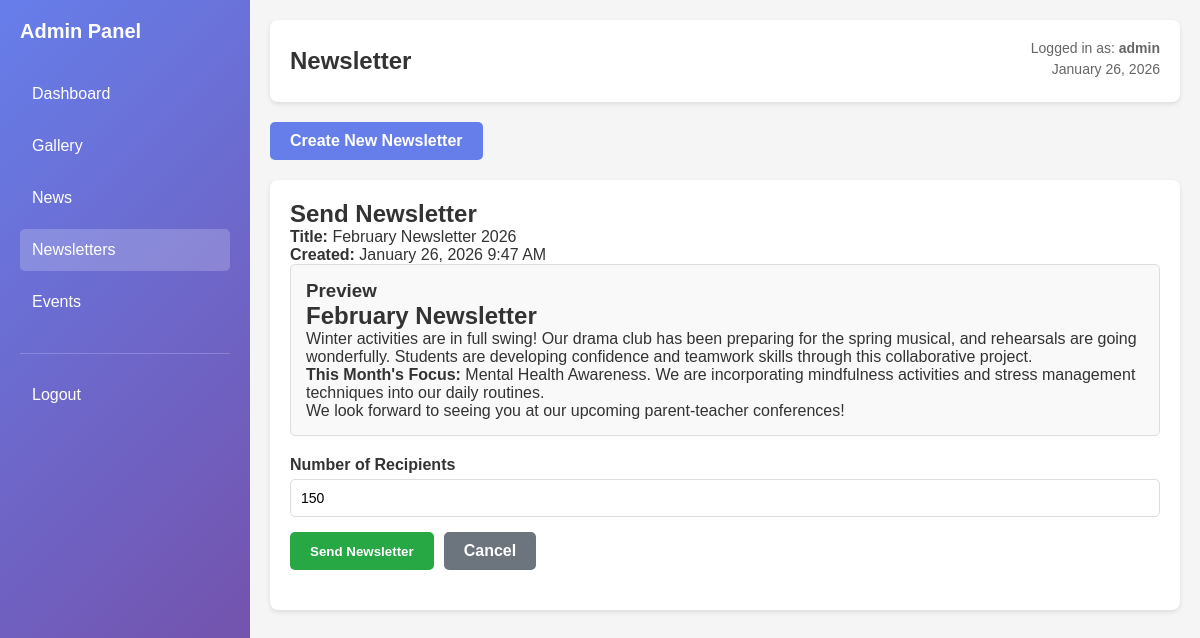
/admin/dashboard.php?page=newsletter&action=send&id=2 (signed in), run on the app's committed database.
### tables this page shows
CREATE TABLE IF NOT EXISTS newsletters (
    id INT PRIMARY KEY AUTO_INCREMENT,
    title VARCHAR(255) NOT NULL,
    content LONGTEXT NOT NULL,
    recipient_count INT DEFAULT 0,
    sent_date DATETIME,
    is_sent BOOLEAN DEFAULT FALSE,
    created_at TIMESTAMP DEFAULT CURRENT_TIMESTAMP,
    updated_at TIMESTAMP DEFAULT CURRENT_TIMESTAMP ON UPDATE CURRENT_TIMESTAMP
);

### admin/pages/newsletter.php (the view, shortened to what this page needs)
<?php
$action = $_GET['action'] ?? 'list';
$newsletters = [];
$result = $conn->query("SELECT * FROM newsletters ORDER BY created_at DESC");
if ($result) {
    while ($row = $result->fetch_assoc()) {
        $newsletters[] = $row;
    }
}
?>
<div class="button-group" style="margin-bottom: 20px;">
    <a href="?page=newsletter&action=create" class="btn btn-primary">Create New Newsletter</a>
</div>
<?php if ($action === 'create'): ?>
    <div class="form-container">
        <h2>Create New Newsletter</h2>
        <form method="POST">
            <div class="form-group">
                <label for="title">Newsletter Title</label>
                <input type="text" id="title" name="title" required placeholder="e.g., February Newsletter 2026">
            </div>
            <div class="form-group">
                <label for="content">Newsletter Content</label>
                <textarea id="content" name="content" required placeholder="Enter newsletter content (HTML supported)"></textarea>
            </div>
            <div class="button-group">
                <button type="submit" name="create_newsletter" class="btn btn-primary">Create Newsletter</button>
                <a href="?page=newsletter" class="btn btn-secondary">Cancel</a>
            </div>
        </form>
    </div>
<?php elseif ($action === 'send' && isset($_GET['id'])): ?>
    <?php
    $id = intval($_GET['id']);
    $newsletter = null;
    foreach ($newsletters as $n) {
        if ($n['id'] == $id) {
            $newsletter = $n;
            break;
        }
    }
    if (!$newsletter) {
        echo '<div class="error">Newsletter not found.</div>';
    } elseif ($newsletter['is_sent']) {
        echo '<div class="error">This newsletter has already been sent.</div>';
    } else {
    ?>
        <div class="form-container">
            <h2>Send Newsletter</h2>
            <p><strong>Title:</strong> <?php echo htmlspecialchars($newsletter['title']); ?></p>
            <p><strong>Created:</strong> <?php echo date('F j, Y g:i A', strtotime($newsletter['created_at'])); ?></p>
            <div style="background: #f9f9f9; padding: 15px; border-radius: 5px; margin-bottom: 20px; border: 1px solid #ddd;">
                <h3>Preview</h3>
                <div><?php echo $newsletter['content']; ?></div>
            </div>
            <form method="POST">
                <div class="form-group">
                    <label for="recipient_count">Number of Recipients</label>
                    <input type="number" id="recipient_count" name="recipient_count" required min="1" value="150" placeholder="e.g., 150">
                </div>
                <div class="button-group">
                    <button type="submit" name="send_newsletter" class="btn btn-success">Send Newsletter</button>
                    <a href="?page=newsletter" class="btn btn-secondary">Cancel</a>
                </div>
            </form>
        </div>
    <?php
    }
    ?>
<?php endif; ?>

### admin/dashboard.php (style rules this page uses)
* { margin: 0; padding: 0; box-sizing: border-box; }
body { font-family: 'Nunito', sans-serif; background: #f5f5f5; color: #333; }
.button-group { margin-bottom: 20px; }
.btn { display: inline-block; padding: 10px 20px; background: #667eea; color: white; text-decoration: none; border-radius: 5px; border: none; cursor: pointer; transition: background 0.3s; }
.btn-secondary { background: #6c757d; }

### admin/pages/newsletter.php (style rules this page uses)
.form-container { background: white; padding: 20px; border-radius: 8px; box-shadow: 0 2px 5px rgba(0, 0, 0, 0.1); margin-bottom: 20px; }
.form-group { margin-bottom: 15px; }
.form-group label { display: block; margin-bottom: 5px; font-weight: 600; color: #333; }
.form-group input[type="text"], .form-group textarea, .form-group input[type="number"] { width: 100%; padding: 10px; border: 1px solid #ddd; border-radius: 5px; font-family: 'Nunito', sans-serif; font-size: 14px; }
.button-group { display: flex; gap: 10px; margin-top: 15px; }
.btn { padding: 10px 20px; border: none; border-radius: 5px; cursor: pointer; font-weight: 600; transition: background 0.3s; }
.btn-primary { background: #667eea; color: white; }
.btn-secondary { background: #6c757d; color: white; }
.btn-success { background: #28a745; color: white; }

### data on the page
newsletters: title "February Newsletter 2026", created_at "January 26, 2026 9:47 AM", content "February Newsletter Winter activities are in full swing! Our drama club has been preparing for the spring musical, and rehearsals are going wonderfully. Students are developing confidence and teamwork skills through this collaborative project. This Month's Focus: Mental Health Awareness. We are incorporating mindfulness activities and stress management techniques into our daily routines. We look forward to seeing you at our upcoming parent-teacher conferences!"

### other printed values
$page "Newsletter"
$_SESSION['admin_user'] "admin"
